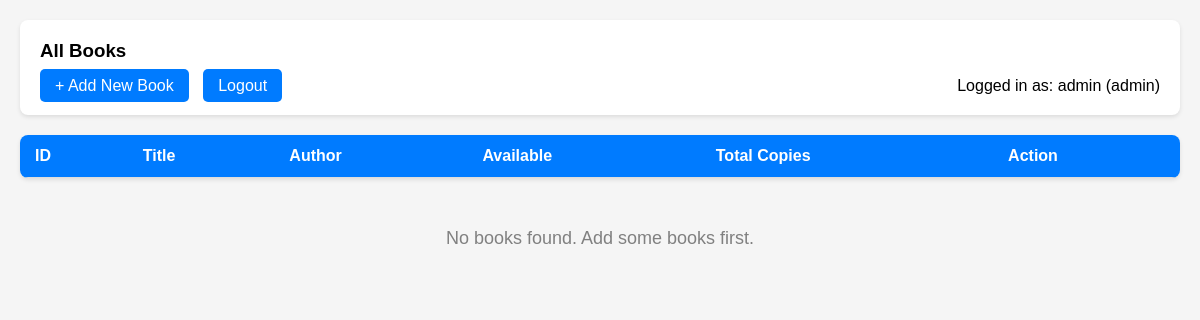
Before: /books (signed in) with the older database file.
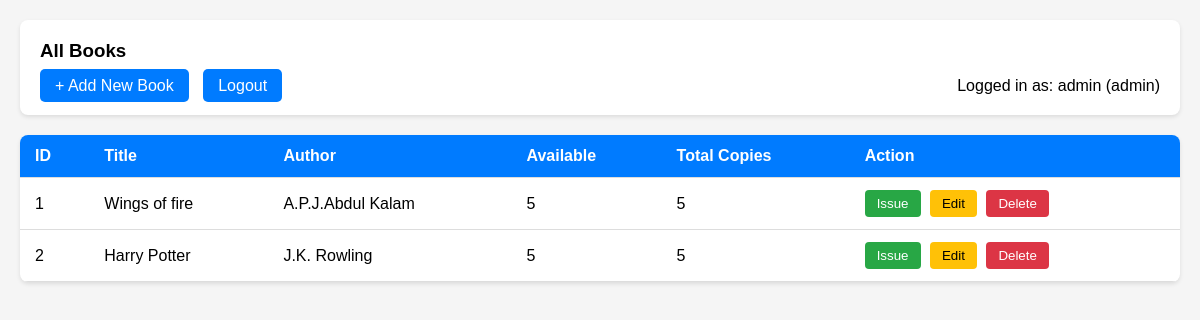
After: the same page with the newer database file.
### tables this page shows
CREATE TABLE books
                 (id INTEGER PRIMARY KEY AUTOINCREMENT,
                  title TEXT NOT NULL,
                  author TEXT NOT NULL,
                  status TEXT DEFAULT 'Available', subject_id INTEGER, total_copies INTEGER DEFAULT 5, issued_copies INTEGER DEFAULT 0);

### app.py (the view)
@app.route('/books')
@login_required
def books():
    conn = get_db()
    books = conn.execute('SELECT * FROM books').fetchall()
    conn.close()
    return render_template('books.html', books=books)

### app.py (called while the page is built)
def get_db():
    conn = sqlite3.connect('library.db')
    conn.row_factory = sqlite3.Row
    return conn

def login_required(f):
    @wraps(f)
    def decorated_function(*args, **kwargs):
        if 'username' not in session:
            return redirect(url_for('login'))
        return f(*args, **kwargs)
    return decorated_function

### templates/books.html (shortened to what this page needs)
<!DOCTYPE html>
<html lang="en">
<head>
</head>
<body>
    <div class="header">
        <h3>All Books</h3>
        {% if session.get('role') == 'admin' %}
            <a href="/add_book">+ Add New Book</a>
        {% endif %}
        <a href="/logout">Logout</a>
        <span style="float:right;">Logged in as: {{ session.get('username') }} ({{ session.get('role') }})</span>
    </div>
    <table>
        <tr>
            <th>ID</th>
            <th>Title</th>
            <th>Author</th>
            <th>Available</th>
            <th>Total Copies</th>
            <th>Action</th>
        </tr>
        {% for book in books %}
        {% set available = book['total_copies'] - book['issued_copies'] %}
        <tr>
            <td>{{ book['id'] }}</td>
            <td>{{ book['title'] }}</td>
            <td>{{ book['author'] }}</td>
            <td>{{ available }}</td>
            <td>{{ book['total_copies'] }}</td>
            <td>
                {% if session.get('role') == 'admin' %}
                    <a href="/issue_book/{{ book['id'] }}"><button class="btn-issue">Issue</button></a>
                    <a href="/edit_book/{{ book['id'] }}"><button class="btn-edit">Edit</button></a>
                    <a href="/delete_book/{{ book['id'] }}" onclick="return confirm('Nakki delete karaycha?')"><button class="btn-delete">Delete</button></a>
                {% else %}
                    <button class="btn-request">Request</button>
                {% endif %}
            </td>
        </tr>
        {% endfor %}
    </table>
    {% if not books %}
        <p class="no-books">No books found. Add some books first.</p>
    {% endif %}
</body>
</html>

### templates/books.html (style rules this page uses)
body { font-family: Arial, sans-serif; margin: 20px; background-color: #f5f5f5; }
.header { background: white; padding: 20px; border-radius: 8px; box-shadow: 0 2px 4px rgba(0,0,0,0.1); margin-bottom: 20px; }
.header h3 { margin: 0 0 15px 0; }
.header a { text-decoration: none; background: #007bff; color: white; padding: 8px 15px; border-radius: 5px; margin-right: 10px; }
table { width: 100%; border-collapse: collapse; background: white; box-shadow: 0 2px 4px rgba(0,0,0,0.1); border-radius: 8px; overflow: hidden; }
th, td { padding: 12px 15px; text-align: left; border-bottom: 1px solid #ddd; }
th { background-color: #007bff; color: white; }
button { padding: 6px 12px; border: none; border-radius: 4px; cursor: pointer; margin-right: 5px; }
.btn-issue { background: #28a745; color: white; }
.btn-edit { background: #ffc107; color: black; }
.btn-delete { background: #dc3545; color: white; }

Changed rows visible on the page:
added books: id "1", title "Wings of fire", author "A.P.J.Abdul Kalam", total_copies "5"
added books: id "2", title "Harry Potter", author "J.K. Rowling", total_copies "5"
Other visible differences:
text no longer shown: "No books found. Add some books first."
